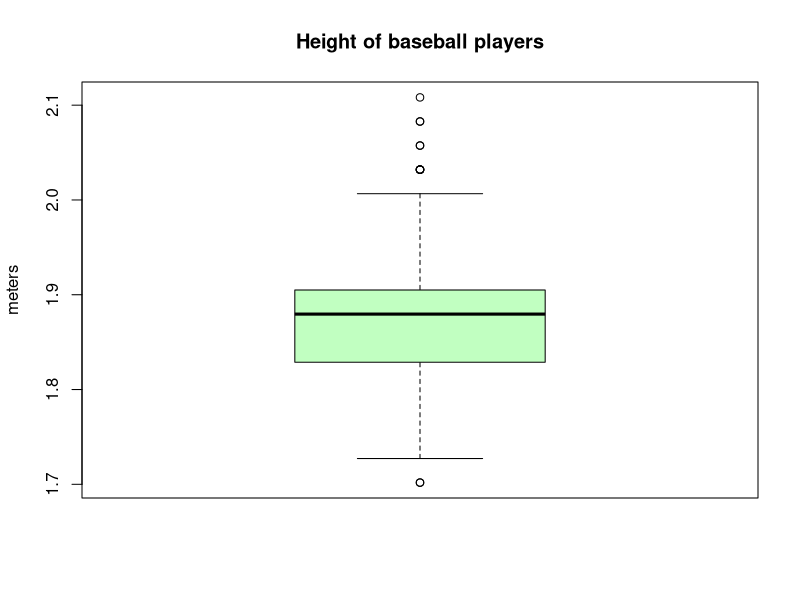
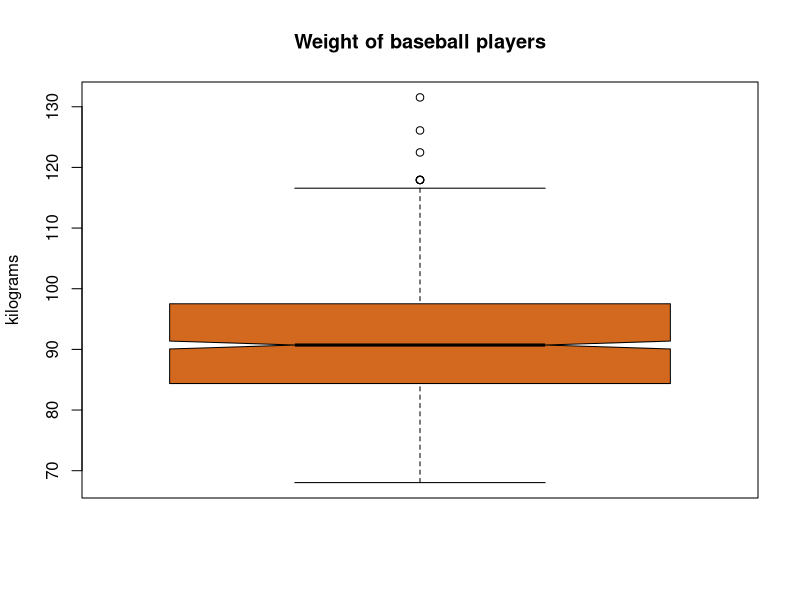
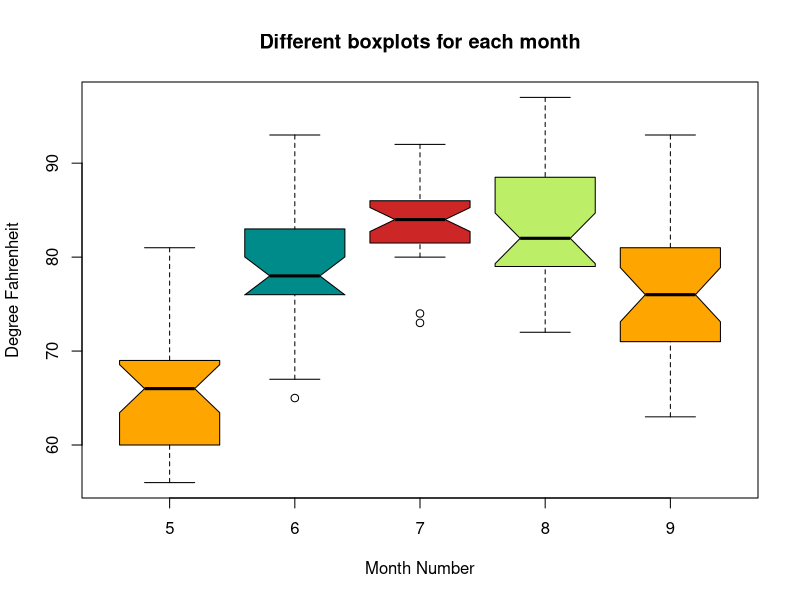
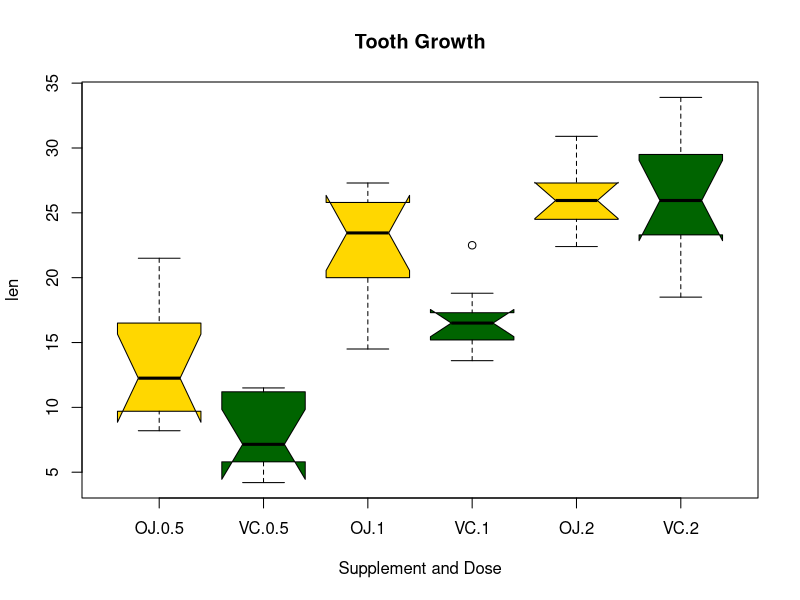
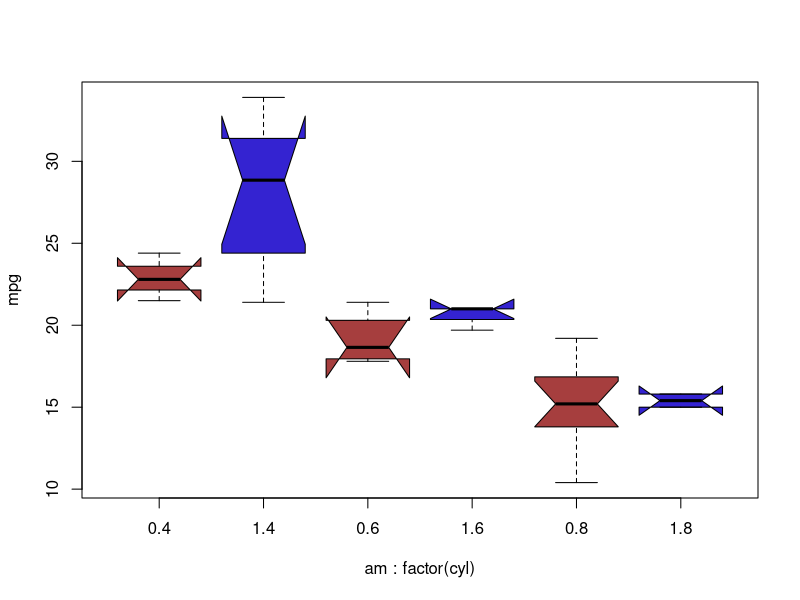

Write R code to recreate these figures, in order.
# boxplot(formula, data, notch, varwidth, names, xlab, ylab, main))
# boxplot(x, data, notch, varwidth, names, xlab, ylab, main)

# formula:  a formula, such as ‘y ~ grp’, where ‘y’ is a numeric vector
#           of data values to be split into groups according to the
#           grouping variable ‘grp’ (usually a factor)

# x:        a vector of data values as input for boxplot
# data:     a data.frame (or list) from which the variables in ‘formula’ should be taken
# notch:    set TRUE to draw the notch, default is FALSE
# varwidth: set TRUE to draw the boxes' widths proportional to the square-roots of the number of observations in the groups
# names:    group labels which will be printed under each boxplot
# xlab:     label of x axis
# ylab:     label of y axis
# main:     name of the plot
# col:       a vector of colors for the bars or bar components (default is "grey")

df_baseball <- read.csv("data_chap_11/baseball.csv")
head(df_baseball)


######################################
## Example 1: boxplot with no notch ##
######################################

boxplot(
    x = df_baseball$height,
    main = "Height of baseball players",
    col = "darkseagreen1",
    ylab = "meters"
)


###################################
## Example 2: boxplot with notch ##
###################################

boxplot(
    x = df_baseball$weight,
    notch = TRUE,
    varwidth = TRUE,
    main = "Weight of baseball players",
    col = "chocolate",
    ylab = "kilograms"
)


#####################################################################
## Example 3: boxplot many groups/boxes using formula 'y ~ groups' ##
#####################################################################

boxplot(
    formula = Temp ~ Month, 
    data = airquality,
    main = "Different boxplots for each month",
    notch = TRUE,
    xlab = "Month Number",
    ylab = "Degree Fahrenheit",
    col = c("orange", "cyan4", "firebrick3", "darkolivegreen2"),
    border = "black"
)


###################################################################################
## Example 4: boxplot with 2 crossed factors using formula 'y ~ group1 * group2' ##
###################################################################################

boxplot(
        formula = len ~ supp * dose, 
        data = ToothGrowth, 
        notch = TRUE, 
        col = c("gold", "darkgreen"),
        main = "Tooth Growth", 
        xlab = "Supplement and Dose"
)
# Color pattern:
#   OJ supp + 0.5 dose: gold
#   VC supp + 0.5 dose: darkgreen
#   OJ supp + 1.0 dose: gold
#   VC supp + 1.0 dose: darkgreen
#   OJ supp + 2.0 dose: gold
#   VC supp + 2.0 dose: darkgreen


######################################################################################
## Example 5: boxplot with factor(categ_variable) using formula 'y ~ factor(group)' ##
######################################################################################

boxplot(
    formula = mpg ~ am * factor(cyl), # Must convert the numeric variable "cyl" into factor datatype
    data = mtcars,
    notch = TRUE, 
    col = c("#a63e3e", "#3423d1")
)

